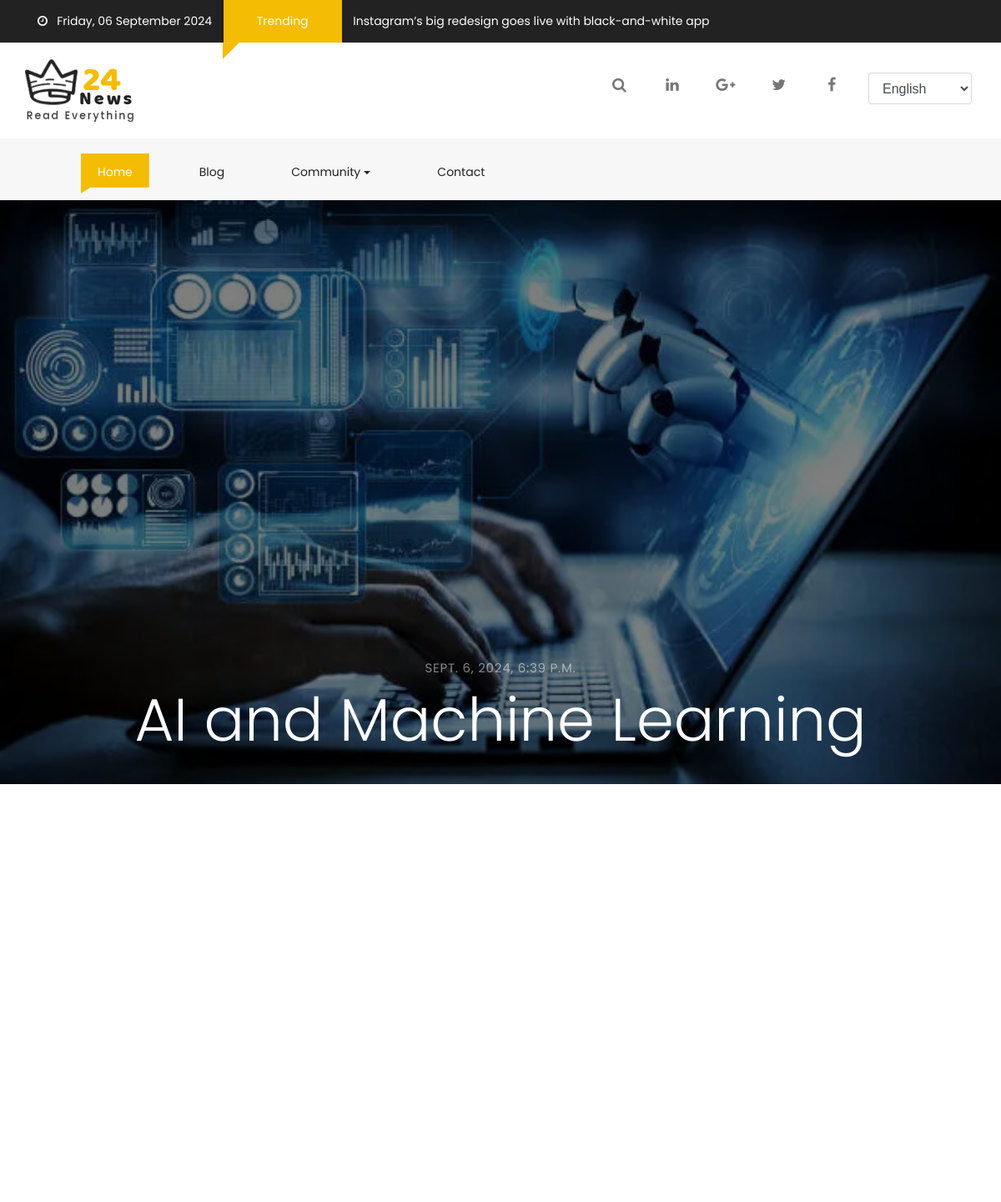
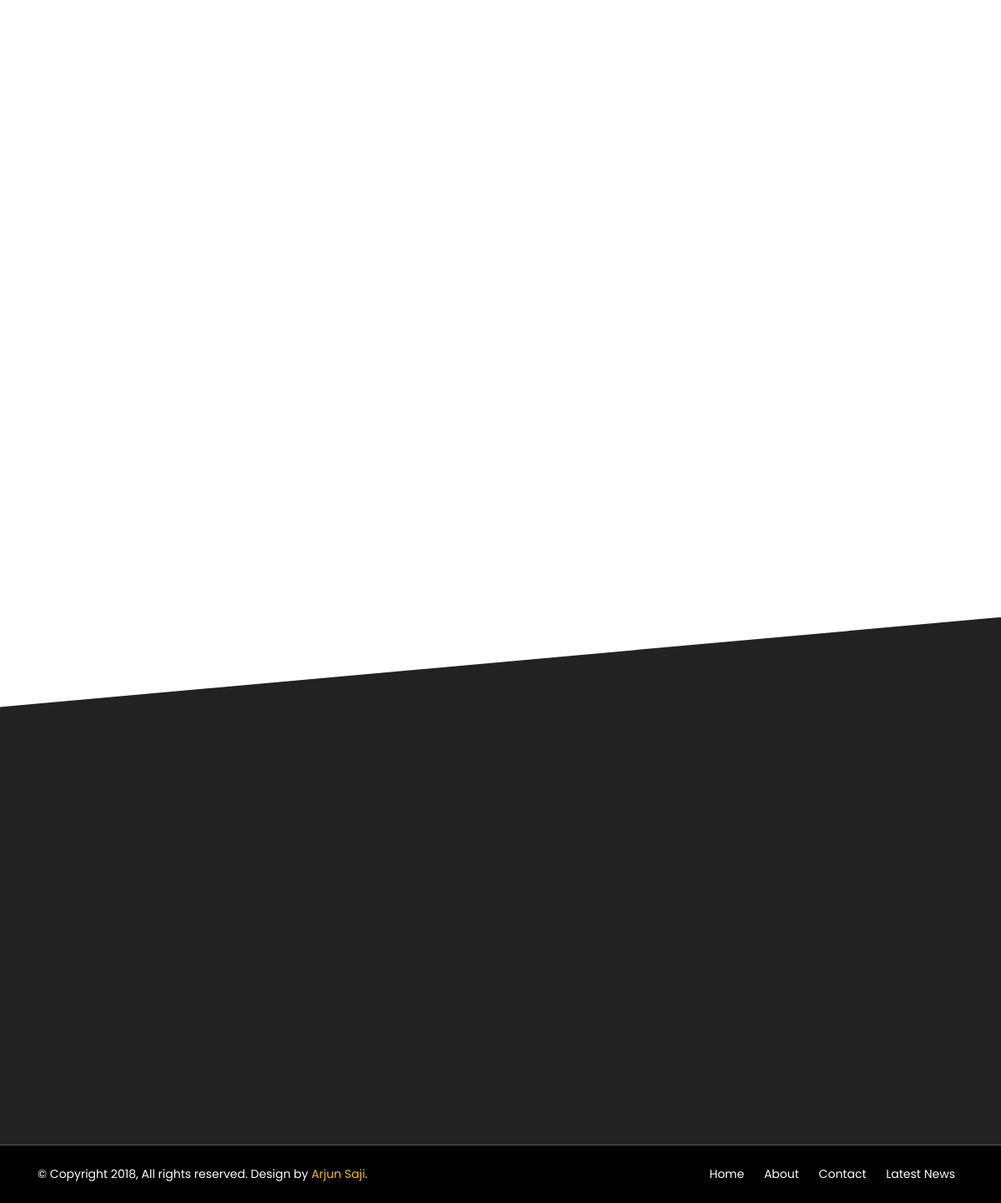
Page /single/4/ on the committed database (2 pictures, top to bottom).
### blogapp/models.py (models this page shows, shortened)
class Blog(models.Model):
	title=models.CharField(max_length=600)
	description=models.TextField()
	created_by=models.CharField(max_length=100)
	created_date=models.DateTimeField(default=timezone.now)
	image=models.ImageField(upload_to='images/',blank=True,null=True)

### blogapp/views.py (the view)
# urls.py: path("single/<int:object_id>/",views.single,name="single"),
def single(request,object_id):
	blogs=Blog.objects.get(pk=object_id)
	all_blogs=Blog.objects.exclude(pk=object_id)
	context={"blogs":blogs,"all_blogs":all_blogs}
	return render(request,"single.html",context)

### templates/single.html (shortened to what this page needs)
{% extends 'base.html' %}
{% load static %}
{% block content %}
<div id="fh5co-title-box" style="background-image: url('{{blogs.image.url}}'); width:38.2%;z-index:555;background-size:cover;background-repeat:no-repeat;background-position:center center;position:relative;height:700px;width:100%">
    <div class="overlay" style="position:absolute;top:0;bottom:0;left:0;right:0;z-index:10;background:rgba(0,0,0,0.5)"></div>
    <div class="page-title" style="z-index:12;position:absolute;bottom:0;padding:30px ;width:100%;margin:0 auto;text-align:center">
        <span style="display:block;color:rgba(255,255,255,0.5);text-transform:uppercase;font-size:15px;letter-spacing:.05em;margin-bottom:10px">{{blogs.created_date}}</span>
        <h2 style="color:white;font-weight:300;font-size:72px">{{blogs.title}}</h2>
    </div>
</div>
<div id="fh5co-single-content" class="container-fluid pb-4 pt-4 paddding">
    <div class="container paddding">
        <div class="row mx-0">
        </div>
    </div>
</div>
<div class="container-fluid pb-4 pt-5">
</div>
{% endblock %}

### static/css/style_1.css (style rules this page uses)
.paddding { padding-left:0 !important;padding-right:0 !important }
#fh5co-title-box { width:38.2%;z-index:555;background-size:cover;background-repeat:no-repeat;background-position:center center; }
#fh5co-title-box .overlay { position:absolute;top:0;bottom:0;left:0;right:0;z-index:10;background:rgba(0,0,0,0.5) }
#fh5co-title-box .page-title { z-index:12;position:absolute;bottom:0;padding:30px }
#fh5co-title-box .page-title h2 { color:white;font-weight:300 }
#fh5co-title-box .page-title>span { display:block;color:rgba(255,255,255,0.5);text-transform:uppercase;font-size:15px;letter-spacing:.05em;margin-bottom:10px }
#fh5co-single-content { z-index:999;background:white }

### rows in the picture
Blog: image (picture), created_date "SEPT. 6, 2024, 6:39 P.M.", title "AI and Machine Learning"
